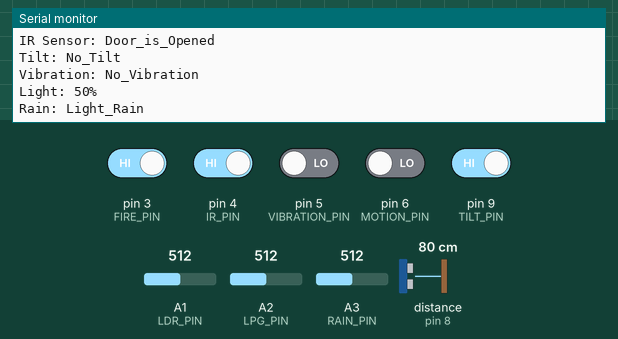
The sketch below on a simulated Arduino Uno, built with avr-gcc and run on an emulated ATmega328P. On the bench: the last lines printed to the serial monitor. Wiring (inferred from the names in the program): ultrasonic range finder: trigger pin 7; echo pin 8. The test bench sets the inputs (shaded band); at power-on: pin 3 (FIRE_PIN), pin 4 (IR_PIN), pin 9 (TILT_PIN) HIGH, pin 5 (VIBRATION_PIN), pin 6 (MOTION_PIN) LOW, distance to the obstacle (sensor on pin 8) 80 cm, A3 (RAIN_PIN) = 512, A2 (LPG_PIN) = 512, A1 (LDR_PIN) = 512. The echo pulse lasts 58.3 µs per cm.

Above: at 1.2 s.
1.3 s: distance to the obstacle (sensor on pin 8) set to 2 cm
At 1.3 s:
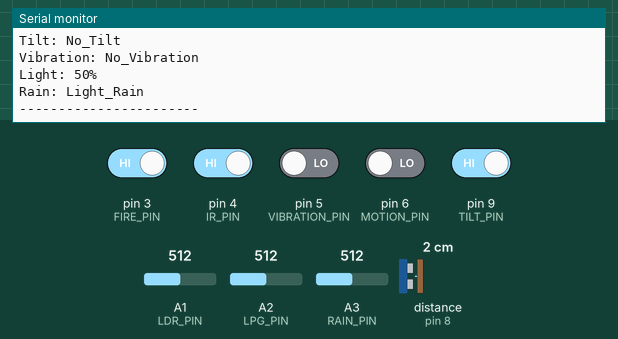
13.6 s: A3 (RAIN_PIN) set to 490
At 20.5 s:
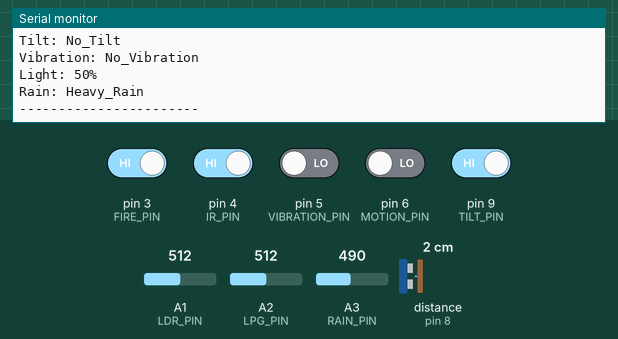
21.4 s: A2 (LPG_PIN) set to 120
33.7 s: pin 3 (FIRE_PIN) driven LOW
46.0 s: pin 4 (IR_PIN) driven LOW
58.3 s: pin 5 (VIBRATION_PIN) driven HIGH
Timing chart, 0 to 61.3 s (numbered marks = the images above; inputs shaded):
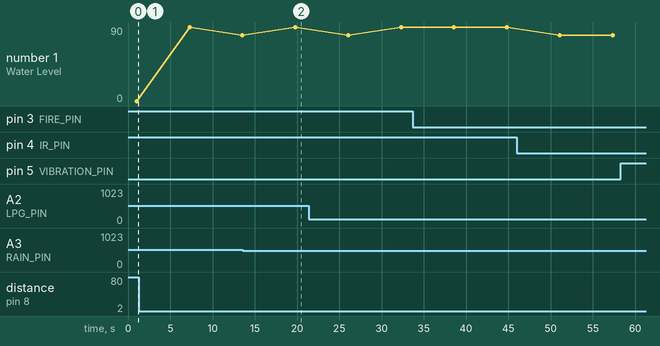

The sketch:

arduino.ino
```cpp
#include <SoftwareSerial.h>

// Pin definitions
#define FIRE_PIN 3
#define IR_PIN 4
#define VIBRATION_PIN 5
#define MOTION_PIN 6
#define TRIG_PIN 7
#define ECHO_PIN 8
#define TILT_PIN 9
#define RX_PIN 0
#define TX_PIN 12
#define LDR_PIN A1
#define LPG_PIN A2
#define RAIN_PIN A3

#define LPG_THRESHOLD 130
const int RAIN_THRESHOLD = 750;       // Light rain threshold
const int HEAVY_RAIN_THRESHOLD = 500; // Heavy rain threshold
const int SAMPLE_COUNT = 10;          // Number of samples for rain sensor averaging

// Arduino TX (pin 12) -> ESP32 RXD2 (GPIO 16)
SoftwareSerial esp(RX_PIN, TX_PIN);

String waterLevel, fireStatus, motionStatus, lpgStatus, irSensorStatus, tiltStatus, vibrationStatus, lightStatus, rainStatus;
long duration;
int distanceCm, distancePer;

void setup() {
  Serial.begin(9600); // For Serial Monitor
  esp.begin(9600);    // For ESP32 communication

  pinMode(FIRE_PIN, INPUT);
  pinMode(IR_PIN, INPUT);
  pinMode(LPG_PIN, INPUT);
  pinMode(MOTION_PIN, INPUT);
  pinMode(TRIG_PIN, OUTPUT);
  pinMode(ECHO_PIN, INPUT);
  pinMode(TILT_PIN, INPUT);
  pinMode(VIBRATION_PIN, INPUT);
  pinMode(LDR_PIN, INPUT);
  pinMode(RAIN_PIN, INPUT);
}

// Function to get averaged rain sensor reading
int getAveragedReading() {
  long total = 0;
  for (int i = 0; i < SAMPLE_COUNT; i++) {
    total += analogRead(RAIN_PIN);
    delay(100); // Small delay between samples
  }
  return total / SAMPLE_COUNT; // Return averaged value
}

// Function to determine rain status
void setRainStatus(int reading) {
  if (reading >= RAIN_THRESHOLD) {
    rainStatus = "No_Rain";
  } else if (reading >= HEAVY_RAIN_THRESHOLD) {
    rainStatus = "Light_Rain";
  } else {
    rainStatus = "Heavy_Rain";
  }
}

void loop() {
  // Water Level (Ultrasonic)
  digitalWrite(TRIG_PIN, LOW);
  delayMicroseconds(2);
  digitalWrite(TRIG_PIN, HIGH);
  delayMicroseconds(10);
  digitalWrite(TRIG_PIN, LOW);
  duration = pulseIn(ECHO_PIN, HIGH);
  distanceCm = duration * 0.034 / 2;
  distancePer = map(distanceCm, 10, 0, 0, 100);
  distancePer = constrain(distancePer, 0, 100);
  waterLevel = String(distancePer);

  // Fire Status
  fireStatus = (digitalRead(FIRE_PIN) == LOW) ? "Fire_Detected" : "No_Fire";

  // Motion Status
  motionStatus = (digitalRead(MOTION_PIN) == HIGH) ? "Motion_Detected" : "No_Motion";

  // IR Sensor Status
  irSensorStatus = (digitalRead(IR_PIN) == LOW) ? "Door_is_Closed" : "Door_is_Opened";

  // LPG Status
  int gasValue = analogRead(LPG_PIN);
  lpgStatus = (gasValue <= LPG_THRESHOLD) ? "LPG_Leak_Detected" : "LPG_No_Leakage";

  // Tilt Sensor
  tiltStatus = (digitalRead(TILT_PIN) == LOW) ? "Tilt_Detected" : "No_Tilt";

  // Vibration Sensor
  vibrationStatus = (digitalRead(VIBRATION_PIN) == HIGH) ? "Vibration_Detected" : "No_Vibration";

  // Light Sensor (LDR)
  int lightValue = analogRead(LDR_PIN);
  lightStatus = String(map(lightValue, 0, 1023, 0, 100));

  // Rain Sensor
  int rainReading = getAveragedReading();
  setRainStatus(rainReading);

  // Print to Arduino Serial Monitor
  Serial.println("--- Sensor Readings ---");
  Serial.println("Water Level: " + waterLevel + "%");
  Serial.println("Motion: " + motionStatus);
  Serial.println("Fire: " + fireStatus);
  Serial.println("LPG: " + lpgStatus);
  Serial.println("IR Sensor: " + irSensorStatus);
  Serial.println("Tilt: " + tiltStatus);
  Serial.println("Vibration: " + vibrationStatus);
  Serial.println("Light: " + lightStatus + "%");
  Serial.println("Rain: " + rainStatus);
  Serial.println("-----------------------");

  // Send data to ESP32 (9 comma-separated values)
  String data = waterLevel + "," + motionStatus + "," +
                fireStatus + "," + lpgStatus + "," + irSensorStatus + "," +
                tiltStatus + "," + vibrationStatus + "," + lightStatus + "," +
                rainStatus + "\n";
  esp.print(data);

  delay(5000); // Update every 5 seconds
}
```

Measured:
- after the input at 13.6 s, the serial monitor: prints a new line after 6.4 s (image 2)
- plotted number 1: 0 → 80 after the input at 1.3 s, 80 → 90 after the input at 58.3 s
